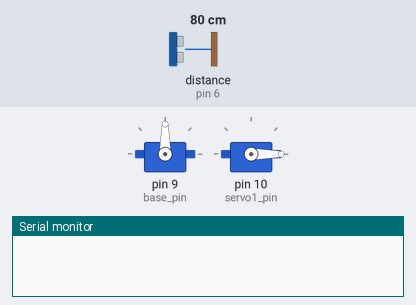
Bench run of a sketch on a simulated Arduino Uno, built with avr-gcc and run on an emulated ATmega328P. On the bench: 2 × servo, the last lines printed to the serial monitor. Wiring (inferred from the names in the program): ultrasonic range finder: trigger pin 5; echo pin 6. The inputs (shaded band) are chosen by the test bench; at power-on: distance to the obstacle (sensor on pin 6) 80 cm. The echo pulse lasts 58.3 µs per cm.

Above: at 0.2 s.
At 9.2 s:
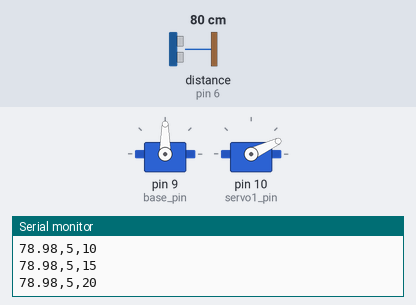
9.3 s: distance to the obstacle (sensor on pin 6) set to 60 cm
At 14.5 s:
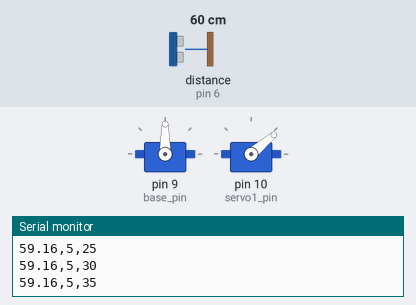
Timing chart, 0 to 24.2 s (numbered marks = the images above; inputs shaded):
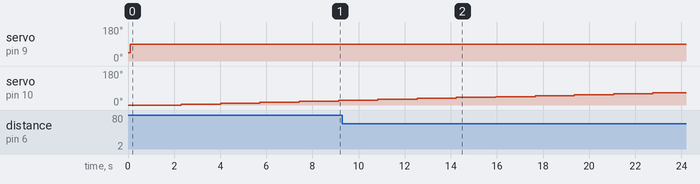

The sketch:

SweepBoth.ino
```cpp
#include<Servo.h>

Servo servo_base;
Servo servo_1;

#define TURN_TIME 185     //Variation from calculated value : Trial and error of time_delay
//turn_time = (0.23 - 0.19) *(5-4.8)/(4.8 - 6.0) + 0.23 = 0.22333sec 0.23 is speed at 4.8V and 0.19 is speed at 6.0V


// defines pins numbers
const int trigPin = 5;
const int echoPin = 6;
const int base_pin = 9;
const int servo1_pin = 10;

// defines variables
long duration;
float distance;
String servo1_angle_str,servo_base_str;
int time_delay;
int angle = 5;
int finalAngle =5;
int servo1_angle=10;


void setup() {

  servo_base.attach(base_pin);
  servo_1.attach(servo1_pin);
  servo_1.write(0);
  pinMode(trigPin, OUTPUT); // Sets the trigPin as an Output
  pinMode(echoPin, INPUT); // Sets the echoPin as an Input
  Serial.begin(9600);
  time_delay = (TURN_TIME *(angle*0.01746031746));  // 0.017.. is 22/(7*180) converting phi to rad and multiplying with turn time
}

void loop() {

      while (finalAngle <= 110) {    //this makes it to rotate 360 found by trial and error
        servo_base.writeMicroseconds(1000);
        delay(100);
        //servo_base.writeMicroseconds(1500); //not working. But why??
        servo_base.write(90);
        delay(500);

        for(servo1_angle = 0; servo1_angle <= 155; servo1_angle = servo1_angle+5){
          servo_1.write(servo1_angle);
          delay(500);
          servo1_angle_str = String(servo1_angle);
          servo_base_str = String(finalAngle);
          findDistance();
        }
        delay(600);

        for(servo1_angle = 155; servo1_angle >= 0; servo1_angle = servo1_angle-5){
          servo_1.write(servo1_angle);
          delay(500);
          servo1_angle_str = String(servo1_angle);
          servo_base_str = String(finalAngle);
         findDistance();
        }
        delay(500);
        //delay(time_delay-75);  //8

        //findDistance();
        finalAngle = finalAngle + 5;
        //Serial.println(finalAngle);
        delay(1000);
      }
}


void findDistance(){
    // Clears the trigPin
    digitalWrite(trigPin, LOW);
    delayMicroseconds(2);

    // Sets the trigPin on HIGH state for 10 micro seconds
    digitalWrite(trigPin, HIGH);
    delayMicroseconds(10);
    digitalWrite(trigPin, LOW);

    // Reads the echoPin, returns the sound wave travel time in microseconds
    duration = pulseIn(echoPin, HIGH);

    // Calculating the distanceMM
    //Speed of sound = 340 m/s = 0.034cm/microsecond
    //Distance = (Speed * Time)/2
    distance= duration*0.034/2;

    String distance_string = String(distance);
    delay(200);
    Serial.println(distance_string + "," + servo_base_str + "," +servo1_angle_str);
    delay(1000);
}
```
